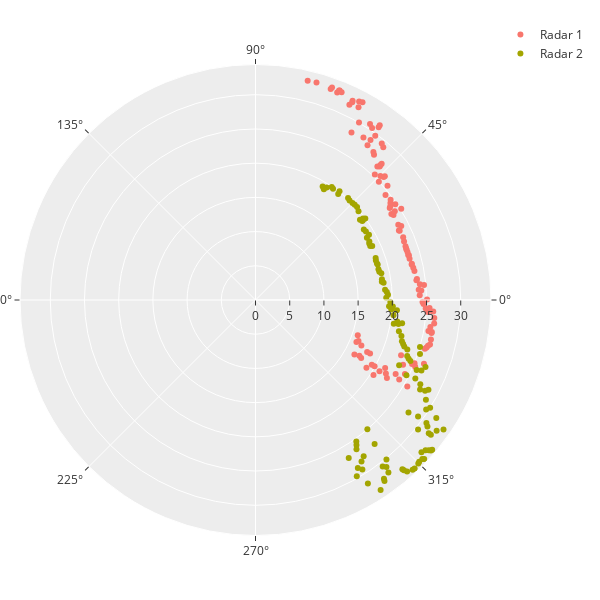

Notebook cell for this chart:
### Markdown cell above
#### Plotting the Bearing

### Code cell
fig = go.Figure()

fig.add_trace(
    go.Scatterpolar(
        r = [b[3] for b in bearing],
        theta = [b[0] for b in bearing],
        mode = 'markers',
        name="Radar 1"
    )
)

fig.add_trace(
    go.Scatterpolar(
        r = [b[4] for b in bearing],
        theta = [b[1] for b in bearing],
        mode = 'markers',
        name="Radar 2"
    )
)

fig.update_layout(
    margin=dict(l=20, r=20, b=20, t=20),
    height=600, width=600,
    yaxis=dict(scaleanchor="x", scaleratio=1),
    xaxis_zeroline=True,
    yaxis_zeroline=True,
    xaxis_zerolinecolor='#969696',
    yaxis_zerolinecolor='#969696',
    xaxis_range=[-25, 25],
    yaxis_range=[-25, 25],
)

fig.show()
